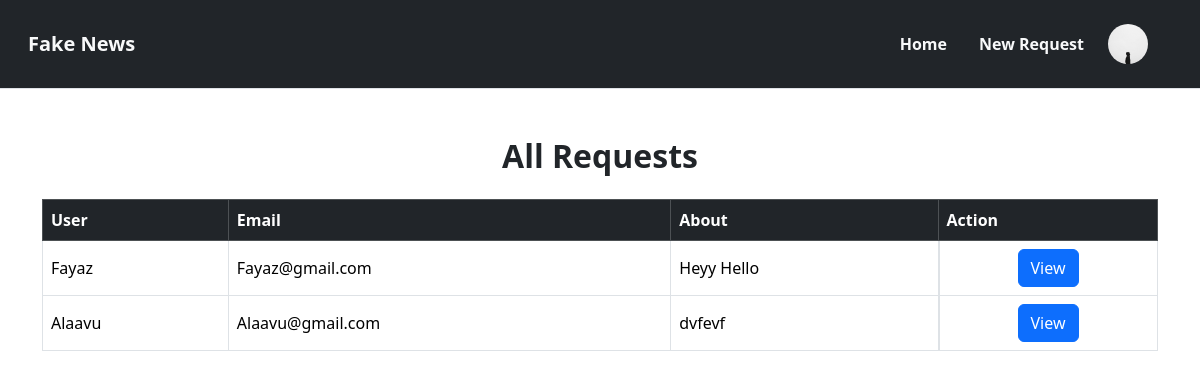
Page /list/users (signed in) on the earlier database version.
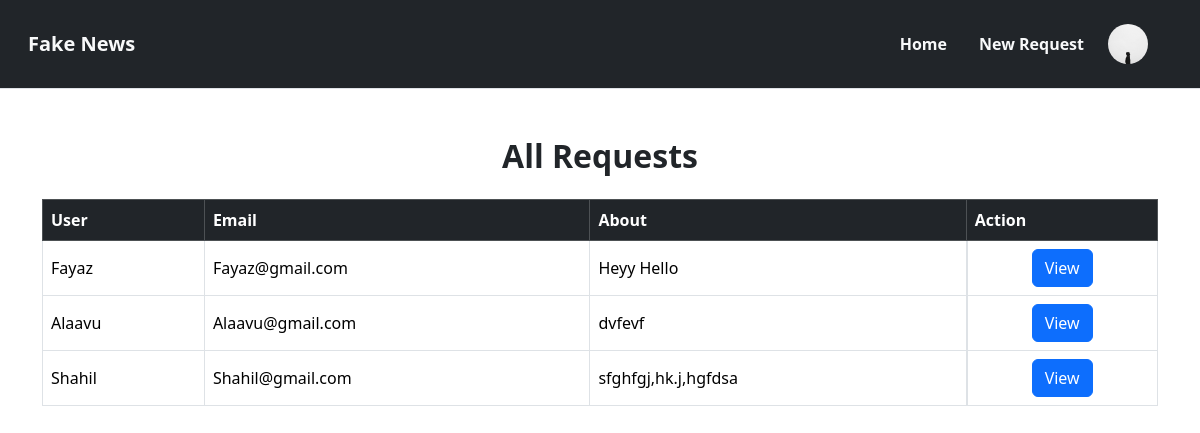
Same page on the later database version.
### user/models.py (models this page shows, shortened)
class UserProfile(models.Model):
    user = models.OneToOneField(
        User, on_delete=models.CASCADE, related_name="profile")
    profile_pic = models.ImageField(
        upload_to="profileimages", default="profile.jpg", null=True, blank=True)
    dob = models.DateField(null=True, blank=True)
    age = models.PositiveIntegerField(null=True, blank=True)
    options = (
        ("male", "male"), ("female", "female")
    )
    gender = models.CharField(max_length=200, choices=options, default="male")
    about = models.CharField(max_length=500, null=True, blank=True)
    created_at = models.DateField(auto_now_add=True)
    updated_at = models.DateField(auto_now=True)
    is_active = models.BooleanField(default=True)

### user/views.py (the view)
# urls.py: path('list/users',views.UserListView.as_view(),name='list-user'),
class UserListView(ListView):
    model = UserProfile
    template_name = "list-user.html"
    context_object_name = "data"

### user/templates/list-user.html (shortened to what this page needs)
{% load static %}
<!DOCTYPE html>
<html lang="en">
<head>
    {% include "header.html" %}
</head>
<body>
    {% include 'nav-bar.html' %}
    <div class="container mt-5">
        <h2 class="text-center mb-4 fw-bolder ">All Requests</h2>
        <div class="table-responsive">
            <table class="table  table-bordered">
                <thead class="bg-black">
                    <tr class="table-dark">
                        <th class="align-middle">User</th>
                        <th class="align-middle">Email</th>
                        <th class="align-middle">About</th>
                        <th class="align-middle">Action</th>
                    </tr>
                </thead>
                <tbody>
                    {% for d in data %}
                    <tr>
                        <td class="align-middle"> {{d.user.username}} </td>
                        <td class="align-middle"> {{d.user.email}} </td>
                        <td class="align-middle  "> {{d.about}} </td>
                        <td class="align-middle d-flex justify-content-center "><a
                                href="{% url 'profile-view' d.user.id %}" class="btn btn-primary ">View</a></td>
                    </tr>
                    {% endfor %}
                </tbody>
            </table>
        </div>
    </div>
</body>
</html>

Differences in the rows shown:
added UserProfile: user.username "Shahil", user.email "Shahil@gmail.com", about "sfghfgj,hk.j,hgfdsa"
